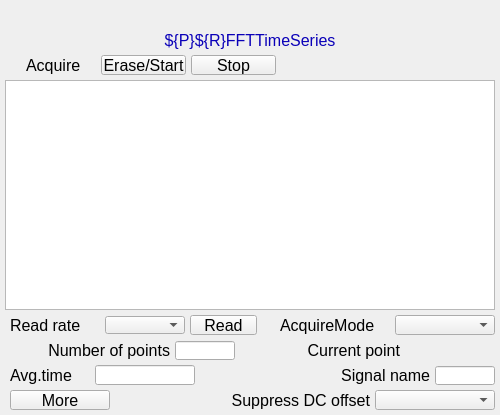
<?xml version="1.0" ?>
<ui version="4.0">
  <class>Dialog</class>
  <widget class="PyDMFrame" name="screen">
    <property name="geometry">
      <rect>
        <x>613</x>
        <y>57</y>
        <width>500</width>
        <height>415</height>
      </rect>
    </property>
    <property name="minimumSize">
      <size>
        <width>500</width>
        <height>415</height>
      </size>
    </property>
    <property name="styleSheet">
      <string notr="true">PyDMFrame#screen {
  color: rgb(0, 0, 0);
  background-color: rgb(187, 187, 187);
  }</string>
    </property>
    <property name="windowTitle">
      <string>NDFFTTimeSeriesPlot</string>
    </property>
    <layout class="QGridLayout" name="gridLayout" columnstretch="5,5,16,64,5,1,4,1,4,5,60,5,10,1,4,1,4,5,35,22,13,6,4,2,18,20,62,8,5,5,5,25,5,60,5" rowstretch="5,20,5,20,5,1,18,1,5,230,5,1,18,1,5,1,18,1,5,1,18,1,5,20,5">
      <property name="leftMargin">
        <number>0</number>
      </property>
      <property name="topMargin">
        <number>0</number>
      </property>
      <property name="rightMargin">
        <number>0</number>
      </property>
      <property name="bottomMargin">
        <number>0</number>
      </property>
      <property name="horizontalSpacing">
        <number>0</number>
      </property>
      <property name="verticalSpacing">
        <number>0</number>
      </property>
      <item row="1" column="0" colspan="35">
        <widget class="PyDMLabel" name="text_update">
          <property name="geometry">
            <rect>
              <x>0</x>
              <y>5</y>
              <width>500</width>
              <height>20</height>
            </rect>
          </property>
          <property name="sizePolicy">
            <sizepolicy hsizetype="Ignored" vsizetype="Ignored">
              <horstretch>0</horstretch>
              <verstretch>0</verstretch>
            </sizepolicy>
          </property>
          <property name="toolTip">
            <string>PV: ${P}${R}Name</string>
          </property>
          <property name="channel" stdset="0">
            <string>ca://${P}${R}Name</string>
          </property>
          <property name="font">
            <font>
              <pointsize>12</pointsize>
            </font>
          </property>
          <property name="alignment">
            <set>Qt::AlignCenter</set>
          </property>
          <property name="textInteractionFlags">
            <set>Qt::TextSelectableByKeyboard|Qt::TextSelectableByMouse</set>
          </property>
          <property name="styleSheet">
            <string notr="true">PyDMLabel#text_update {
  color: rgb(10, 0, 184);
  background-color: rgb(187, 187, 187);
  }</string>
          </property>
        </widget>
      </item>
      <item row="9" column="1" colspan="33">
        <widget class="PyDMWaveformPlot" name="cartesian_plot">
          <property name="geometry">
            <rect>
              <x>5</x>
              <y>80</y>
              <width>490</width>
              <height>230</height>
            </rect>
          </property>
          <property name="sizePolicy">
            <sizepolicy hsizetype="Ignored" vsizetype="Ignored">
              <horstretch>0</horstretch>
              <verstretch>0</verstretch>
            </sizepolicy>
          </property>
          <property name="toolTip">
            <string>cartesian_plot</string>
          </property>
          <property name="title" stdset="0">
            <string>$(P)$(R)</string>
          </property>
          <property name="xLabels">
            <stringlist>
              <string>Time {s}</string>
            </stringlist>
          </property>
          <property name="yLabels">
            <stringlist>
              <string>${P}${R}FFTTimeSeries</string>
            </stringlist>
          </property>
          <property name="curves" stdset="0">
            <stringlist>
              <string>{&quot;name&quot;: &quot;curve 1&quot;, &quot;x_channel&quot;: &quot;ca://${P}${RTS}TSTimeAxis&quot;, &quot;y_channel&quot;: &quot;ca://${P}${R}FFTTimeSeries&quot;, &quot;color&quot;: &quot;#4b6ec7&quot;, &quot;lineStyle&quot;: 1, &quot;lineWidth&quot;: 1, &quot;symbolSize&quot;: 10, &quot;redraw_mode&quot;: 2, &quot;block_size&quot;: 1200}</string>
            </stringlist>
          </property>
          <property name="autoRangeX" stdset="0">
            <bool>true</bool>
          </property>
          <property name="autoRangeY" stdset="0">
            <bool>true</bool>
          </property>
          <property name="axisColor" stdset="0">
            <color>
              <red>0</red>
              <green>0</green>
              <blue>0</blue>
            </color>
          </property>
          <property name="backgroundColor" stdset="0">
            <color>
              <red>218</red>
              <green>218</green>
              <blue>218</blue>
            </color>
          </property>
        </widget>
      </item>
      <item row="6" column="24" colspan="3">
        <widget class="PyDMLabel" name="text_update_1">
          <property name="geometry">
            <rect>
              <x>282</x>
              <y>56</y>
              <width>100</width>
              <height>18</height>
            </rect>
          </property>
          <property name="sizePolicy">
            <sizepolicy hsizetype="Ignored" vsizetype="Ignored">
              <horstretch>0</horstretch>
              <verstretch>0</verstretch>
            </sizepolicy>
          </property>
          <property name="toolTip">
            <string>PV: ${P}${RTS}TSAcquiring</string>
          </property>
          <property name="channel" stdset="0">
            <string>ca://${P}${RTS}TSAcquiring</string>
          </property>
          <property name="displayFormat" stdset="0">
            <enum>PyDMLabel::String</enum>
          </property>
          <property name="font">
            <font>
              <pointsize>10</pointsize>
            </font>
          </property>
          <property name="alignment">
            <set>Qt::AlignLeading|Qt::AlignLeft|Qt::AlignVCenter</set>
          </property>
          <property name="textInteractionFlags">
            <set>Qt::TextSelectableByKeyboard|Qt::TextSelectableByMouse</set>
          </property>
          <property name="styleSheet">
            <string notr="true">PyDMLabel#text_update_1 {
  color: rgb(10, 0, 184);
  background-color: rgb(70, 70, 70);
  }</string>
          </property>
        </widget>
      </item>
      <item row="3" column="0" colspan="35">
        <widget class="QLabel" name="text">
          <property name="geometry">
            <rect>
              <x>0</x>
              <y>30</y>
              <width>500</width>
              <height>20</height>
            </rect>
          </property>
          <property name="sizePolicy">
            <sizepolicy hsizetype="Ignored" vsizetype="Ignored">
              <horstretch>0</horstretch>
              <verstretch>0</verstretch>
            </sizepolicy>
          </property>
          <property name="text">
            <string>${P}${R}FFTTimeSeries</string>
          </property>
          <property name="font">
            <font>
              <pointsize>12</pointsize>
            </font>
          </property>
          <property name="brush" stdset="0">
            <brush brushstyle="SolidPattern">
              <color alpha="255">
                <red>10</red>
                <green>0</green>
                <blue>184</blue>
              </color>
            </brush>
          </property>
          <property name="toolTip">
            <string>text</string>
          </property>
          <property name="alignment">
            <set>Qt::AlignCenter</set>
          </property>
          <property name="styleSheet">
            <string notr="true">QLabel#text {
  color: rgb(10, 0, 184);
  }</string>
          </property>
        </widget>
      </item>
      <item row="5" column="3" rowspan="3" colspan="3">
        <widget class="QLabel" name="text_1">
          <property name="geometry">
            <rect>
              <x>26</x>
              <y>55</y>
              <width>70</width>
              <height>20</height>
            </rect>
          </property>
          <property name="sizePolicy">
            <sizepolicy hsizetype="Ignored" vsizetype="Ignored">
              <horstretch>0</horstretch>
              <verstretch>0</verstretch>
            </sizepolicy>
          </property>
          <property name="text">
            <string>Acquire</string>
          </property>
          <property name="font">
            <font>
              <pointsize>12</pointsize>
            </font>
          </property>
          <property name="brush" stdset="0">
            <brush brushstyle="SolidPattern">
              <color alpha="255">
                <red>0</red>
                <green>0</green>
                <blue>0</blue>
              </color>
            </brush>
          </property>
          <property name="toolTip">
            <string>text_1</string>
          </property>
          <property name="alignment">
            <set>Qt::AlignLeading|Qt::AlignLeft|Qt::AlignVCenter</set>
          </property>
          <property name="styleSheet">
            <string notr="true">QLabel#text_1 {
  color: rgb(0, 0, 0);
  }</string>
          </property>
        </widget>
      </item>
      <item row="5" column="8" rowspan="3" colspan="6">
        <widget class="PyDMPushButton" name="message_button">
          <property name="geometry">
            <rect>
              <x>101</x>
              <y>55</y>
              <width>85</width>
              <height>20</height>
            </rect>
          </property>
          <property name="sizePolicy">
            <sizepolicy hsizetype="Ignored" vsizetype="Ignored">
              <horstretch>0</horstretch>
              <verstretch>0</verstretch>
            </sizepolicy>
          </property>
          <property name="text">
            <string>Erase/Start</string>
          </property>
          <property name="font">
            <font>
              <pointsize>12</pointsize>
            </font>
          </property>
          <property name="toolTip">
            <string>${P}${RTS}TSAcquire</string>
          </property>
          <property name="channel" stdset="0">
            <string>ca://${P}${RTS}TSAcquire</string>
          </property>
          <property name="pressValue" stdset="0">
            <string>1</string>
          </property>
          <property name="styleSheet">
            <string notr="true">PyDMPushButton#message_button {
  color: rgb(0, 0, 0);
  background-color: rgb(115, 223, 255);
  }</string>
          </property>
        </widget>
      </item>
      <item row="5" column="16" rowspan="3" colspan="6">
        <widget class="PyDMPushButton" name="message_button_1">
          <property name="geometry">
            <rect>
              <x>191</x>
              <y>55</y>
              <width>85</width>
              <height>20</height>
            </rect>
          </property>
          <property name="sizePolicy">
            <sizepolicy hsizetype="Ignored" vsizetype="Ignored">
              <horstretch>0</horstretch>
              <verstretch>0</verstretch>
            </sizepolicy>
          </property>
          <property name="text">
            <string>Stop</string>
          </property>
          <property name="font">
            <font>
              <pointsize>12</pointsize>
            </font>
          </property>
          <property name="toolTip">
            <string>${P}${RTS}TSAcquire</string>
          </property>
          <property name="channel" stdset="0">
            <string>ca://${P}${RTS}TSAcquire</string>
          </property>
          <property name="pressValue" stdset="0">
            <string>0</string>
          </property>
          <property name="styleSheet">
            <string notr="true">PyDMPushButton#message_button_1 {
  color: rgb(0, 0, 0);
  background-color: rgb(115, 223, 255);
  }</string>
          </property>
        </widget>
      </item>
      <item row="19" column="26" rowspan="3" colspan="6">
        <widget class="QLabel" name="text_2">
          <property name="geometry">
            <rect>
              <x>320</x>
              <y>365</y>
              <width>110</width>
              <height>20</height>
            </rect>
          </property>
          <property name="sizePolicy">
            <sizepolicy hsizetype="Ignored" vsizetype="Ignored">
              <horstretch>0</horstretch>
              <verstretch>0</verstretch>
            </sizepolicy>
          </property>
          <property name="text">
            <string>Signal name</string>
          </property>
          <property name="font">
            <font>
              <pointsize>12</pointsize>
            </font>
          </property>
          <property name="brush" stdset="0">
            <brush brushstyle="SolidPattern">
              <color alpha="255">
                <red>0</red>
                <green>0</green>
                <blue>0</blue>
              </color>
            </brush>
          </property>
          <property name="toolTip">
            <string>text_2</string>
          </property>
          <property name="alignment">
            <set>Qt::AlignRight|Qt::AlignTrailing|Qt::AlignVCenter</set>
          </property>
          <property name="styleSheet">
            <string notr="true">QLabel#text_2 {
  color: rgb(0, 0, 0);
  }</string>
          </property>
        </widget>
      </item>
      <item row="20" column="33" rowspan="2">
        <widget class="PyDMLineEdit" name="text_entry">
          <property name="geometry">
            <rect>
              <x>435</x>
              <y>366</y>
              <width>60</width>
              <height>19</height>
            </rect>
          </property>
          <property name="sizePolicy">
            <sizepolicy hsizetype="Ignored" vsizetype="Ignored">
              <horstretch>0</horstretch>
              <verstretch>0</verstretch>
            </sizepolicy>
          </property>
          <property name="channel" stdset="0">
            <string>ca://${P}${R}Name</string>
          </property>
          <property name="toolTip">
            <string>${P}${R}Name</string>
          </property>
          <property name="font">
            <font>
              <pointsize>11</pointsize>
            </font>
          </property>
          <property name="styleSheet">
            <string notr="true">PyDMLineEdit#text_entry {
  color: rgb(0, 0, 0);
  background-color: rgb(115, 223, 255);
  border: 1px solid black;
  margin: 0px;
  padding: 0px;
  spacing: 0px;
  }</string>
          </property>
        </widget>
      </item>
      <item row="19" column="2" rowspan="3" colspan="2">
        <widget class="QLabel" name="text_3">
          <property name="geometry">
            <rect>
              <x>10</x>
              <y>365</y>
              <width>80</width>
              <height>20</height>
            </rect>
          </property>
          <property name="sizePolicy">
            <sizepolicy hsizetype="Ignored" vsizetype="Ignored">
              <horstretch>0</horstretch>
              <verstretch>0</verstretch>
            </sizepolicy>
          </property>
          <property name="text">
            <string>Avg.time</string>
          </property>
          <property name="font">
            <font>
              <pointsize>12</pointsize>
            </font>
          </property>
          <property name="brush" stdset="0">
            <brush brushstyle="SolidPattern">
              <color alpha="255">
                <red>0</red>
                <green>0</green>
                <blue>0</blue>
              </color>
            </brush>
          </property>
          <property name="toolTip">
            <string>text_3</string>
          </property>
          <property name="alignment">
            <set>Qt::AlignLeading|Qt::AlignLeft|Qt::AlignVCenter</set>
          </property>
          <property name="styleSheet">
            <string notr="true">QLabel#text_3 {
  color: rgb(0, 0, 0);
  }</string>
          </property>
        </widget>
      </item>
      <item row="19" column="5" rowspan="3" colspan="12">
        <widget class="PyDMLineEdit" name="text_entry_1">
          <property name="geometry">
            <rect>
              <x>95</x>
              <y>365</y>
              <width>100</width>
              <height>20</height>
            </rect>
          </property>
          <property name="sizePolicy">
            <sizepolicy hsizetype="Ignored" vsizetype="Ignored">
              <horstretch>0</horstretch>
              <verstretch>0</verstretch>
            </sizepolicy>
          </property>
          <property name="channel" stdset="0">
            <string>ca://${P}${RTS}TSAveragingTime</string>
          </property>
          <property name="toolTip">
            <string>${P}${RTS}TSAveragingTime</string>
          </property>
          <property name="font">
            <font>
              <pointsize>12</pointsize>
            </font>
          </property>
          <property name="styleSheet">
            <string notr="true">PyDMLineEdit#text_entry_1 {
  color: rgb(0, 0, 0);
  background-color: rgb(115, 223, 255);
  border: 1px solid black;
  margin: 0px;
  padding: 0px;
  spacing: 0px;
  }</string>
          </property>
        </widget>
      </item>
      <item row="20" column="18" colspan="7">
        <widget class="PyDMLabel" name="text_update_2">
          <property name="geometry">
            <rect>
              <x>200</x>
              <y>366</y>
              <width>100</width>
              <height>18</height>
            </rect>
          </property>
          <property name="sizePolicy">
            <sizepolicy hsizetype="Ignored" vsizetype="Ignored">
              <horstretch>0</horstretch>
              <verstretch>0</verstretch>
            </sizepolicy>
          </property>
          <property name="toolTip">
            <string>PV: ${P}${RTS}TSAveragingTime_RBV</string>
          </property>
          <property name="channel" stdset="0">
            <string>ca://${P}${RTS}TSAveragingTime_RBV</string>
          </property>
          <property name="font">
            <font>
              <pointsize>10</pointsize>
            </font>
          </property>
          <property name="alignment">
            <set>Qt::AlignLeading|Qt::AlignLeft|Qt::AlignVCenter</set>
          </property>
          <property name="textInteractionFlags">
            <set>Qt::TextSelectableByKeyboard|Qt::TextSelectableByMouse</set>
          </property>
          <property name="styleSheet">
            <string notr="true">PyDMLabel#text_update_2 {
  color: rgb(10, 0, 184);
  background-color: rgb(187, 187, 187);
  }</string>
          </property>
        </widget>
      </item>
      <item row="11" column="29" rowspan="3" colspan="5">
        <widget class="PyDMEnumComboBox" name="menu">
          <property name="geometry">
            <rect>
              <x>395</x>
              <y>315</y>
              <width>100</width>
              <height>20</height>
            </rect>
          </property>
          <property name="sizePolicy">
            <sizepolicy hsizetype="Ignored" vsizetype="Ignored">
              <horstretch>0</horstretch>
              <verstretch>0</verstretch>
            </sizepolicy>
          </property>
          <property name="toolTip">
            <string>${P}${RTS}TSAcquireMode</string>
          </property>
          <property name="channel" stdset="0">
            <string>ca://${P}${RTS}TSAcquireMode</string>
          </property>
          <property name="font">
            <font>
              <pointsize>12</pointsize>
            </font>
          </property>
          <property name="styleSheet">
            <string notr="true">PyDMEnumComboBox#menu {
  color: rgb(0, 0, 0);
  background-color: rgb(115, 223, 255);
  }</string>
          </property>
        </widget>
      </item>
      <item row="11" column="23" rowspan="3" colspan="5">
        <widget class="QLabel" name="text_4">
          <property name="geometry">
            <rect>
              <x>280</x>
              <y>315</y>
              <width>110</width>
              <height>20</height>
            </rect>
          </property>
          <property name="sizePolicy">
            <sizepolicy hsizetype="Ignored" vsizetype="Ignored">
              <horstretch>0</horstretch>
              <verstretch>0</verstretch>
            </sizepolicy>
          </property>
          <property name="text">
            <string>AcquireMode</string>
          </property>
          <property name="font">
            <font>
              <pointsize>12</pointsize>
            </font>
          </property>
          <property name="brush" stdset="0">
            <brush brushstyle="SolidPattern">
              <color alpha="255">
                <red>0</red>
                <green>0</green>
                <blue>0</blue>
              </color>
            </brush>
          </property>
          <property name="toolTip">
            <string>text_4</string>
          </property>
          <property name="alignment">
            <set>Qt::AlignLeading|Qt::AlignLeft|Qt::AlignVCenter</set>
          </property>
          <property name="styleSheet">
            <string notr="true">QLabel#text_4 {
  color: rgb(0, 0, 0);
  }</string>
          </property>
        </widget>
      </item>
      <item row="11" column="15" rowspan="3" colspan="5">
        <widget class="PyDMPushButton" name="message_button_2">
          <property name="geometry">
            <rect>
              <x>190</x>
              <y>315</y>
              <width>67</width>
              <height>20</height>
            </rect>
          </property>
          <property name="sizePolicy">
            <sizepolicy hsizetype="Ignored" vsizetype="Ignored">
              <horstretch>0</horstretch>
              <verstretch>0</verstretch>
            </sizepolicy>
          </property>
          <property name="text">
            <string>Read</string>
          </property>
          <property name="font">
            <font>
              <pointsize>12</pointsize>
            </font>
          </property>
          <property name="toolTip">
            <string>${P}${RTS}TSRead</string>
          </property>
          <property name="channel" stdset="0">
            <string>ca://${P}${RTS}TSRead</string>
          </property>
          <property name="pressValue" stdset="0">
            <string>1</string>
          </property>
          <property name="styleSheet">
            <string notr="true">PyDMPushButton#message_button_2 {
  color: rgb(0, 0, 0);
  background-color: rgb(115, 223, 255);
  }</string>
          </property>
        </widget>
      </item>
      <item row="12" column="9" colspan="4">
        <widget class="PyDMEnumComboBox" name="menu_1">
          <property name="geometry">
            <rect>
              <x>105</x>
              <y>316</y>
              <width>80</width>
              <height>18</height>
            </rect>
          </property>
          <property name="sizePolicy">
            <sizepolicy hsizetype="Ignored" vsizetype="Ignored">
              <horstretch>0</horstretch>
              <verstretch>0</verstretch>
            </sizepolicy>
          </property>
          <property name="toolTip">
            <string>${P}${RTS}TSRead.SCAN</string>
          </property>
          <property name="channel" stdset="0">
            <string>ca://${P}${RTS}TSRead.SCAN</string>
          </property>
          <property name="font">
            <font>
              <pointsize>10</pointsize>
            </font>
          </property>
          <property name="styleSheet">
            <string notr="true">PyDMEnumComboBox#menu_1 {
  color: rgb(0, 0, 0);
  background-color: rgb(115, 223, 255);
  }</string>
          </property>
        </widget>
      </item>
      <item row="11" column="2" rowspan="3" colspan="5">
        <widget class="QLabel" name="text_5">
          <property name="geometry">
            <rect>
              <x>10</x>
              <y>315</y>
              <width>90</width>
              <height>20</height>
            </rect>
          </property>
          <property name="sizePolicy">
            <sizepolicy hsizetype="Ignored" vsizetype="Ignored">
              <horstretch>0</horstretch>
              <verstretch>0</verstretch>
            </sizepolicy>
          </property>
          <property name="text">
            <string>Read rate</string>
          </property>
          <property name="font">
            <font>
              <pointsize>12</pointsize>
            </font>
          </property>
          <property name="brush" stdset="0">
            <brush brushstyle="SolidPattern">
              <color alpha="255">
                <red>0</red>
                <green>0</green>
                <blue>0</blue>
              </color>
            </brush>
          </property>
          <property name="toolTip">
            <string>text_5</string>
          </property>
          <property name="alignment">
            <set>Qt::AlignLeading|Qt::AlignLeft|Qt::AlignVCenter</set>
          </property>
          <property name="styleSheet">
            <string notr="true">QLabel#text_5 {
  color: rgb(0, 0, 0);
  }</string>
          </property>
        </widget>
      </item>
      <item row="15" column="2" rowspan="3" colspan="9">
        <widget class="QLabel" name="text_6">
          <property name="geometry">
            <rect>
              <x>10</x>
              <y>340</y>
              <width>160</width>
              <height>20</height>
            </rect>
          </property>
          <property name="sizePolicy">
            <sizepolicy hsizetype="Ignored" vsizetype="Ignored">
              <horstretch>0</horstretch>
              <verstretch>0</verstretch>
            </sizepolicy>
          </property>
          <property name="text">
            <string>Number of points</string>
          </property>
          <property name="font">
            <font>
              <pointsize>12</pointsize>
            </font>
          </property>
          <property name="brush" stdset="0">
            <brush brushstyle="SolidPattern">
              <color alpha="255">
                <red>0</red>
                <green>0</green>
                <blue>0</blue>
              </color>
            </brush>
          </property>
          <property name="toolTip">
            <string>text_6</string>
          </property>
          <property name="alignment">
            <set>Qt::AlignRight|Qt::AlignTrailing|Qt::AlignVCenter</set>
          </property>
          <property name="styleSheet">
            <string notr="true">QLabel#text_6 {
  color: rgb(0, 0, 0);
  }</string>
          </property>
        </widget>
      </item>
      <item row="16" column="12" rowspan="2" colspan="7">
        <widget class="PyDMLineEdit" name="text_entry_2">
          <property name="geometry">
            <rect>
              <x>175</x>
              <y>341</y>
              <width>60</width>
              <height>19</height>
            </rect>
          </property>
          <property name="sizePolicy">
            <sizepolicy hsizetype="Ignored" vsizetype="Ignored">
              <horstretch>0</horstretch>
              <verstretch>0</verstretch>
            </sizepolicy>
          </property>
          <property name="channel" stdset="0">
            <string>ca://${P}${RTS}TSNumPoints</string>
          </property>
          <property name="toolTip">
            <string>${P}${RTS}TSNumPoints</string>
          </property>
          <property name="font">
            <font>
              <pointsize>11</pointsize>
            </font>
          </property>
          <property name="styleSheet">
            <string notr="true">PyDMLineEdit#text_entry_2 {
  color: rgb(0, 0, 0);
  background-color: rgb(115, 223, 255);
  border: 1px solid black;
  margin: 0px;
  padding: 0px;
  spacing: 0px;
  }</string>
          </property>
        </widget>
      </item>
      <item row="15" column="21" rowspan="3" colspan="9">
        <widget class="QLabel" name="text_7">
          <property name="geometry">
            <rect>
              <x>270</x>
              <y>340</y>
              <width>130</width>
              <height>20</height>
            </rect>
          </property>
          <property name="sizePolicy">
            <sizepolicy hsizetype="Ignored" vsizetype="Ignored">
              <horstretch>0</horstretch>
              <verstretch>0</verstretch>
            </sizepolicy>
          </property>
          <property name="text">
            <string>Current point</string>
          </property>
          <property name="font">
            <font>
              <pointsize>12</pointsize>
            </font>
          </property>
          <property name="brush" stdset="0">
            <brush brushstyle="SolidPattern">
              <color alpha="255">
                <red>0</red>
                <green>0</green>
                <blue>0</blue>
              </color>
            </brush>
          </property>
          <property name="toolTip">
            <string>text_7</string>
          </property>
          <property name="alignment">
            <set>Qt::AlignRight|Qt::AlignTrailing|Qt::AlignVCenter</set>
          </property>
          <property name="styleSheet">
            <string notr="true">QLabel#text_7 {
  color: rgb(0, 0, 0);
  }</string>
          </property>
        </widget>
      </item>
      <item row="16" column="31" colspan="3">
        <widget class="PyDMLabel" name="text_update_3">
          <property name="geometry">
            <rect>
              <x>405</x>
              <y>341</y>
              <width>90</width>
              <height>18</height>
            </rect>
          </property>
          <property name="sizePolicy">
            <sizepolicy hsizetype="Ignored" vsizetype="Ignored">
              <horstretch>0</horstretch>
              <verstretch>0</verstretch>
            </sizepolicy>
          </property>
          <property name="toolTip">
            <string>PV: ${P}${RTS}TSCurrentPoint</string>
          </property>
          <property name="channel" stdset="0">
            <string>ca://${P}${RTS}TSCurrentPoint</string>
          </property>
          <property name="font">
            <font>
              <pointsize>10</pointsize>
            </font>
          </property>
          <property name="alignment">
            <set>Qt::AlignLeading|Qt::AlignLeft|Qt::AlignVCenter</set>
          </property>
          <property name="textInteractionFlags">
            <set>Qt::TextSelectableByKeyboard|Qt::TextSelectableByMouse</set>
          </property>
          <property name="styleSheet">
            <string notr="true">PyDMLabel#text_update_3 {
  color: rgb(10, 0, 184);
  background-color: rgb(187, 187, 187);
  }</string>
          </property>
        </widget>
      </item>
      <item row="23" column="15" colspan="19">
        <widget class="PyDMFrame" name="composite">
          <property name="geometry">
            <rect>
              <x>190</x>
              <y>390</y>
              <width>305</width>
              <height>20</height>
            </rect>
          </property>
          <property name="sizePolicy">
            <sizepolicy hsizetype="Ignored" vsizetype="Ignored">
              <horstretch>0</horstretch>
              <verstretch>0</verstretch>
            </sizepolicy>
          </property>
          <layout class="QGridLayout" name="gridLayout_1" columnstretch="180,5,120" rowstretch="20">
            <property name="leftMargin">
              <number>0</number>
            </property>
            <property name="topMargin">
              <number>0</number>
            </property>
            <property name="rightMargin">
              <number>0</number>
            </property>
            <property name="bottomMargin">
              <number>0</number>
            </property>
            <property name="horizontalSpacing">
              <number>0</number>
            </property>
            <property name="verticalSpacing">
              <number>0</number>
            </property>
            <item row="0" column="0">
              <widget class="QLabel" name="text_8">
                <property name="geometry">
                  <rect>
                    <x>0</x>
                    <y>0</y>
                    <width>180</width>
                    <height>20</height>
                  </rect>
                </property>
                <property name="sizePolicy">
                  <sizepolicy hsizetype="Ignored" vsizetype="Ignored">
                    <horstretch>0</horstretch>
                    <verstretch>0</verstretch>
                  </sizepolicy>
                </property>
                <property name="text">
                  <string>Suppress DC offset</string>
                </property>
                <property name="font">
                  <font>
                    <pointsize>12</pointsize>
                  </font>
                </property>
                <property name="brush" stdset="0">
                  <brush brushstyle="SolidPattern">
                    <color alpha="255">
                      <red>0</red>
                      <green>0</green>
                      <blue>0</blue>
                    </color>
                  </brush>
                </property>
                <property name="toolTip">
                  <string>text_8</string>
                </property>
                <property name="alignment">
                  <set>Qt::AlignRight|Qt::AlignTrailing|Qt::AlignVCenter</set>
                </property>
                <property name="styleSheet">
                  <string notr="true">QLabel#text_8 {
  color: rgb(0, 0, 0);
  }</string>
                </property>
              </widget>
            </item>
            <item row="0" column="2">
              <widget class="PyDMEnumComboBox" name="menu_2">
                <property name="geometry">
                  <rect>
                    <x>185</x>
                    <y>0</y>
                    <width>120</width>
                    <height>20</height>
                  </rect>
                </property>
                <property name="sizePolicy">
                  <sizepolicy hsizetype="Ignored" vsizetype="Ignored">
                    <horstretch>0</horstretch>
                    <verstretch>0</verstretch>
                  </sizepolicy>
                </property>
                <property name="toolTip">
                  <string>${P}${R}FFTSuppressDC</string>
                </property>
                <property name="channel" stdset="0">
                  <string>ca://${P}${R}FFTSuppressDC</string>
                </property>
                <property name="font">
                  <font>
                    <pointsize>12</pointsize>
                  </font>
                </property>
                <property name="styleSheet">
                  <string notr="true">PyDMEnumComboBox#menu_2 {
  color: rgb(0, 0, 0);
  background-color: rgb(115, 223, 255);
  }</string>
                </property>
              </widget>
            </item>
          </layout>
        </widget>
      </item>
      <item row="23" column="2" colspan="8">
        <widget class="PyDMRelatedDisplayButton" name="related_display">
          <property name="geometry">
            <rect>
              <x>10</x>
              <y>390</y>
              <width>100</width>
              <height>20</height>
            </rect>
          </property>
          <property name="sizePolicy">
            <sizepolicy hsizetype="Ignored" vsizetype="Ignored">
              <horstretch>0</horstretch>
              <verstretch>0</verstretch>
            </sizepolicy>
          </property>
          <property name="toolTip">
            <string>More</string>
          </property>
          <property name="text">
            <string>More</string>
          </property>
          <property name="showIcon" stdset="0">
            <bool>true</bool>
          </property>
          <property name="font">
            <font>
              <pointsize>12</pointsize>
            </font>
          </property>
          <property name="styleSheet">
            <string notr="true">PyDMRelatedDisplayButton#related_display {
  color: rgb(0, 0, 0);
  background-color: rgb(115, 223, 255);
  }</string>
          </property>
          <property name="titles" stdset="0">
            <stringlist>
              <string>Time series plugin</string>
              <string>FFT plugin</string>
            </stringlist>
          </property>
          <property name="filenames" stdset="0">
            <stringlist>
              <string>NDPluginTimeSeries.ui</string>
              <string>NDFFT.ui</string>
            </stringlist>
          </property>
          <property name="macros" stdset="0">
            <stringlist>
              <string>P=${P},R=${RTS}</string>
              <string>P=${P},R=${R}</string>
            </stringlist>
          </property>
          <property name="openInNewWindow" stdset="0">
            <bool>true</bool>
          </property>
        </widget>
      </item>
    </layout>
    <zorder>text_update</zorder>
    <zorder>cartesian_plot</zorder>
    <zorder>text_update_1</zorder>
    <zorder>text</zorder>
    <zorder>text_1</zorder>
    <zorder>message_button</zorder>
    <zorder>message_button_1</zorder>
    <zorder>text_2</zorder>
    <zorder>text_entry</zorder>
    <zorder>text_3</zorder>
    <zorder>text_entry_1</zorder>
    <zorder>text_update_2</zorder>
    <zorder>menu</zorder>
    <zorder>text_4</zorder>
    <zorder>message_button_2</zorder>
    <zorder>menu_1</zorder>
    <zorder>text_5</zorder>
    <zorder>text_6</zorder>
    <zorder>text_entry_2</zorder>
    <zorder>text_7</zorder>
    <zorder>text_update_3</zorder>
    <zorder>text_8</zorder>
    <zorder>menu_2</zorder>
    <zorder>composite</zorder>
    <zorder>related_display</zorder>
  </widget>
  <customwidgets>
    <customwidget>
      <class>PyDMLabel</class>
      <extends>QLabel</extends>
      <header>pydm.widgets.label</header>
    </customwidget>
    <customwidget>
      <class>PyDMWaveformPlot</class>
      <extends>QGraphicsView</extends>
      <header>pydm.widgets.waveformplot</header>
    </customwidget>
    <customwidget>
      <class>PyDMPushButton</class>
      <extends>QPushButton</extends>
      <header>pydm.widgets.pushbutton</header>
    </customwidget>
    <customwidget>
      <class>PyDMLineEdit</class>
      <extends>QLineEdit</extends>
      <header>pydm.widgets.line_edit</header>
    </customwidget>
    <customwidget>
      <class>PyDMEnumComboBox</class>
      <extends>QComboBox</extends>
      <header>pydm.widgets.enum_combo_box</header>
    </customwidget>
    <customwidget>
      <class>PyDMFrame</class>
      <extends>QFrame</extends>
      <header>pydm.widgets.frame</header>
    </customwidget>
    <customwidget>
      <class>PyDMRelatedDisplayButton</class>
      <extends>QPushButton</extends>
      <header>pydm.widgets.related_display_button</header>
    </customwidget>
  </customwidgets>
</ui>
